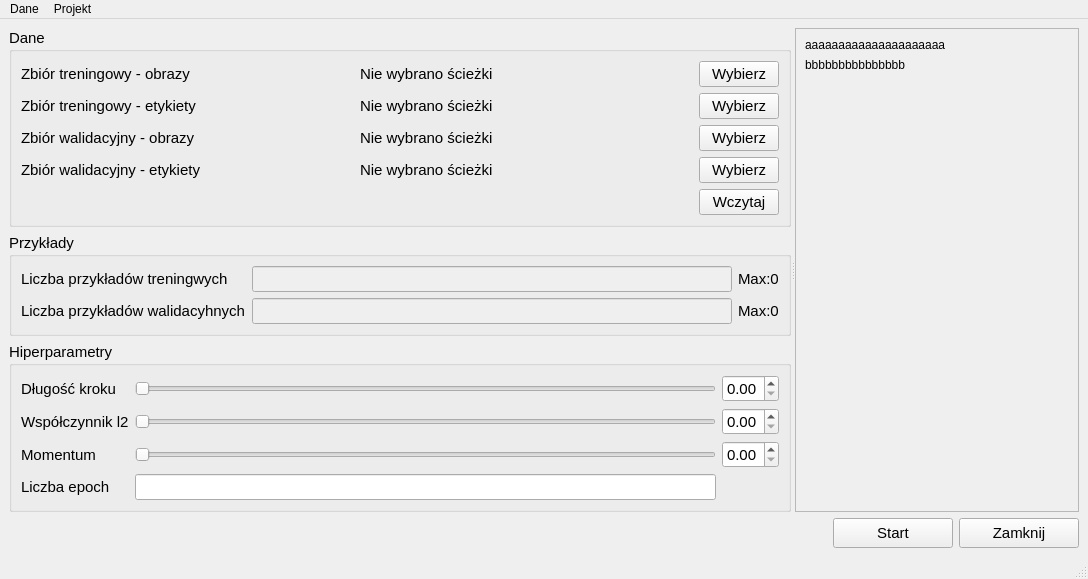
<?xml version="1.0" encoding="UTF-8"?>
<ui version="4.0">
 <class>MainWindow</class>
 <widget class="QMainWindow" name="MainWindow">
  <property name="geometry">
   <rect>
    <x>0</x>
    <y>0</y>
    <width>1088</width>
    <height>553</height>
   </rect>
  </property>
  <property name="windowTitle">
   <string>Linear Regression</string>
  </property>
  <widget class="QWidget" name="centralwidget">
   <layout class="QVBoxLayout" name="verticalLayout_2">
    <item>
     <widget class="QSplitter" name="splitter">
      <property name="enabled">
       <bool>true</bool>
      </property>
      <property name="sizePolicy">
       <sizepolicy hsizetype="Preferred" vsizetype="Preferred">
        <horstretch>0</horstretch>
        <verstretch>0</verstretch>
       </sizepolicy>
      </property>
      <property name="baseSize">
       <size>
        <width>0</width>
        <height>0</height>
       </size>
      </property>
      <property name="layoutDirection">
       <enum>Qt::LeftToRight</enum>
      </property>
      <property name="orientation">
       <enum>Qt::Horizontal</enum>
      </property>
      <property name="childrenCollapsible">
       <bool>true</bool>
      </property>
      <widget class="QWidget" name="layoutWidget">
       <layout class="QVBoxLayout" name="verticalLayout">
        <item>
         <widget class="QGroupBox" name="groupBox">
          <property name="sizePolicy">
           <sizepolicy hsizetype="Minimum" vsizetype="Preferred">
            <horstretch>0</horstretch>
            <verstretch>0</verstretch>
           </sizepolicy>
          </property>
          <property name="font">
           <font>
            <pointsize>11</pointsize>
           </font>
          </property>
          <property name="title">
           <string>Dane</string>
          </property>
          <layout class="QGridLayout" name="gridLayout_2">
           <item row="2" column="2">
            <widget class="QPushButton" name="trainingLabelsButton">
             <property name="sizePolicy">
              <sizepolicy hsizetype="Fixed" vsizetype="Fixed">
               <horstretch>0</horstretch>
               <verstretch>0</verstretch>
              </sizepolicy>
             </property>
             <property name="text">
              <string>Wybierz</string>
             </property>
            </widget>
           </item>
           <item row="2" column="1">
            <widget class="QLabel" name="trainingLabelsPath">
             <property name="text">
              <string>Nie wybrano ścieżki</string>
             </property>
            </widget>
           </item>
           <item row="4" column="1">
            <widget class="QLabel" name="validationLabelPath">
             <property name="text">
              <string>Nie wybrano ścieżki</string>
             </property>
            </widget>
           </item>
           <item row="3" column="0">
            <widget class="QLabel" name="label_2">
             <property name="text">
              <string>Zbiór walidacyjny - obrazy</string>
             </property>
            </widget>
           </item>
           <item row="1" column="2">
            <widget class="QPushButton" name="trainingImageButton">
             <property name="sizePolicy">
              <sizepolicy hsizetype="Fixed" vsizetype="Fixed">
               <horstretch>0</horstretch>
               <verstretch>0</verstretch>
              </sizepolicy>
             </property>
             <property name="text">
              <string>Wybierz</string>
             </property>
            </widget>
           </item>
           <item row="1" column="1">
            <widget class="QLabel" name="trainingImagePath">
             <property name="text">
              <string>Nie wybrano ścieżki</string>
             </property>
            </widget>
           </item>
           <item row="3" column="1">
            <widget class="QLabel" name="validationImagePath">
             <property name="text">
              <string>Nie wybrano ścieżki</string>
             </property>
            </widget>
           </item>
           <item row="3" column="2">
            <widget class="QPushButton" name="validationImageButton">
             <property name="sizePolicy">
              <sizepolicy hsizetype="Fixed" vsizetype="Fixed">
               <horstretch>0</horstretch>
               <verstretch>0</verstretch>
              </sizepolicy>
             </property>
             <property name="text">
              <string>Wybierz</string>
             </property>
            </widget>
           </item>
           <item row="4" column="0">
            <widget class="QLabel" name="label_12">
             <property name="text">
              <string>Zbiór walidacyjny - etykiety</string>
             </property>
            </widget>
           </item>
           <item row="4" column="2">
            <widget class="QPushButton" name="validationLabelButton">
             <property name="enabled">
              <bool>true</bool>
             </property>
             <property name="sizePolicy">
              <sizepolicy hsizetype="Fixed" vsizetype="Fixed">
               <horstretch>0</horstretch>
               <verstretch>0</verstretch>
              </sizepolicy>
             </property>
             <property name="sizeIncrement">
              <size>
               <width>0</width>
               <height>0</height>
              </size>
             </property>
             <property name="baseSize">
              <size>
               <width>0</width>
               <height>0</height>
              </size>
             </property>
             <property name="text">
              <string>Wybierz</string>
             </property>
             <property name="iconSize">
              <size>
               <width>16</width>
               <height>16</height>
              </size>
             </property>
            </widget>
           </item>
           <item row="1" column="0">
            <widget class="QLabel" name="label">
             <property name="text">
              <string>Zbiór treningowy - obrazy</string>
             </property>
            </widget>
           </item>
           <item row="2" column="0">
            <widget class="QLabel" name="label_11">
             <property name="text">
              <string>Zbiór treningowy - etykiety</string>
             </property>
            </widget>
           </item>
           <item row="5" column="2">
            <widget class="QPushButton" name="loadFilesButton">
             <property name="text">
              <string>Wczytaj</string>
             </property>
            </widget>
           </item>
          </layout>
         </widget>
        </item>
        <item>
         <widget class="QGroupBox" name="groupBox_3">
          <property name="font">
           <font>
            <pointsize>11</pointsize>
           </font>
          </property>
          <property name="title">
           <string>Przykłady</string>
          </property>
          <layout class="QGridLayout" name="gridLayout">
           <item row="0" column="0">
            <widget class="QLabel" name="label_3">
             <property name="text">
              <string>Liczba przykładów treningwych</string>
             </property>
            </widget>
           </item>
           <item row="1" column="0">
            <widget class="QLabel" name="label_4">
             <property name="text">
              <string>Liczba przykładów walidacyhnych</string>
             </property>
            </widget>
           </item>
           <item row="1" column="1">
            <widget class="QLineEdit" name="validationExampleNum">
             <property name="enabled">
              <bool>false</bool>
             </property>
            </widget>
           </item>
           <item row="0" column="1">
            <widget class="QLineEdit" name="trainingExampleNum">
             <property name="enabled">
              <bool>false</bool>
             </property>
            </widget>
           </item>
           <item row="0" column="2">
            <widget class="QLabel" name="maxTraining">
             <property name="text">
              <string>Max:0</string>
             </property>
            </widget>
           </item>
           <item row="1" column="2">
            <widget class="QLabel" name="maxValidation">
             <property name="text">
              <string>Max:0</string>
             </property>
            </widget>
           </item>
          </layout>
         </widget>
        </item>
        <item>
         <widget class="QGroupBox" name="groupBox_2">
          <property name="sizePolicy">
           <sizepolicy hsizetype="Minimum" vsizetype="Preferred">
            <horstretch>0</horstretch>
            <verstretch>0</verstretch>
           </sizepolicy>
          </property>
          <property name="font">
           <font>
            <pointsize>11</pointsize>
           </font>
          </property>
          <property name="title">
           <string>Hiperparametry</string>
          </property>
          <layout class="QGridLayout" name="gridLayout_3">
           <item row="0" column="0">
            <widget class="QLabel" name="label_7">
             <property name="text">
              <string>Długość kroku</string>
             </property>
            </widget>
           </item>
           <item row="3" column="0">
            <widget class="QLabel" name="label_9">
             <property name="text">
              <string>Liczba epoch</string>
             </property>
            </widget>
           </item>
           <item row="1" column="0">
            <widget class="QLabel" name="label_8">
             <property name="text">
              <string>Współczynnik l2</string>
             </property>
            </widget>
           </item>
           <item row="4" column="0">
            <spacer name="verticalSpacer_2">
             <property name="orientation">
              <enum>Qt::Vertical</enum>
             </property>
             <property name="sizeHint" stdset="0">
              <size>
               <width>20</width>
               <height>40</height>
              </size>
             </property>
            </spacer>
           </item>
           <item row="2" column="0">
            <widget class="QLabel" name="label_10">
             <property name="text">
              <string>Momentum</string>
             </property>
            </widget>
           </item>
           <item row="3" column="1">
            <widget class="QLineEdit" name="epochNumber"/>
           </item>
           <item row="2" column="1">
            <widget class="QSlider" name="momentumSlider">
             <property name="maximum">
              <number>100</number>
             </property>
             <property name="orientation">
              <enum>Qt::Horizontal</enum>
             </property>
            </widget>
           </item>
           <item row="1" column="1">
            <widget class="QSlider" name="l2Slider">
             <property name="maximum">
              <number>100</number>
             </property>
             <property name="orientation">
              <enum>Qt::Horizontal</enum>
             </property>
            </widget>
           </item>
           <item row="2" column="3">
            <widget class="QDoubleSpinBox" name="momentum">
             <property name="maximum">
              <double>1.000000000000000</double>
             </property>
             <property name="singleStep">
              <double>0.010000000000000</double>
             </property>
            </widget>
           </item>
           <item row="1" column="3">
            <widget class="QDoubleSpinBox" name="l2">
             <property name="maximum">
              <double>1.000000000000000</double>
             </property>
             <property name="singleStep">
              <double>0.010000000000000</double>
             </property>
            </widget>
           </item>
           <item row="0" column="1">
            <widget class="QSlider" name="stepSizeSlider">
             <property name="maximum">
              <number>100</number>
             </property>
             <property name="orientation">
              <enum>Qt::Horizontal</enum>
             </property>
            </widget>
           </item>
           <item row="0" column="3">
            <widget class="QDoubleSpinBox" name="stepSize">
             <property name="maximum">
              <double>1.000000000000000</double>
             </property>
             <property name="singleStep">
              <double>0.010000000000000</double>
             </property>
            </widget>
           </item>
          </layout>
         </widget>
        </item>
       </layout>
      </widget>
      <widget class="QScrollArea" name="scrollArea">
       <property name="sizePolicy">
        <sizepolicy hsizetype="Minimum" vsizetype="Expanding">
         <horstretch>0</horstretch>
         <verstretch>0</verstretch>
        </sizepolicy>
       </property>
       <property name="minimumSize">
        <size>
         <width>0</width>
         <height>0</height>
        </size>
       </property>
       <property name="sizeIncrement">
        <size>
         <width>0</width>
         <height>0</height>
        </size>
       </property>
       <property name="baseSize">
        <size>
         <width>0</width>
         <height>0</height>
        </size>
       </property>
       <property name="lineWidth">
        <number>1</number>
       </property>
       <property name="widgetResizable">
        <bool>true</bool>
       </property>
       <property name="alignment">
        <set>Qt::AlignLeading|Qt::AlignLeft|Qt::AlignVCenter</set>
       </property>
       <widget class="QWidget" name="scrollAreaWidgetContents">
        <property name="geometry">
         <rect>
          <x>0</x>
          <y>0</y>
          <width>260</width>
          <height>454</height>
         </rect>
        </property>
        <layout class="QVBoxLayout" name="verticalLayout_3">
         <item>
          <widget class="QLabel" name="testowy_label1">
           <property name="text">
            <string>aaaaaaaaaaaaaaaaaaaaa</string>
           </property>
          </widget>
         </item>
         <item>
          <widget class="QLabel" name="testowy_label2">
           <property name="text">
            <string>bbbbbbbbbbbbbbb</string>
           </property>
          </widget>
         </item>
         <item>
          <spacer name="verticalSpacer">
           <property name="orientation">
            <enum>Qt::Vertical</enum>
           </property>
           <property name="sizeHint" stdset="0">
            <size>
             <width>20</width>
             <height>40</height>
            </size>
           </property>
          </spacer>
         </item>
        </layout>
       </widget>
      </widget>
     </widget>
    </item>
    <item>
     <layout class="QHBoxLayout" name="horizontalLayout">
      <item>
       <spacer name="horizontalSpacer">
        <property name="orientation">
         <enum>Qt::Horizontal</enum>
        </property>
        <property name="sizeHint" stdset="0">
         <size>
          <width>40</width>
          <height>20</height>
         </size>
        </property>
       </spacer>
      </item>
      <item>
       <widget class="QPushButton" name="startButton">
        <property name="sizePolicy">
         <sizepolicy hsizetype="Fixed" vsizetype="Fixed">
          <horstretch>0</horstretch>
          <verstretch>0</verstretch>
         </sizepolicy>
        </property>
        <property name="minimumSize">
         <size>
          <width>120</width>
          <height>30</height>
         </size>
        </property>
        <property name="baseSize">
         <size>
          <width>13</width>
          <height>14</height>
         </size>
        </property>
        <property name="font">
         <font>
          <pointsize>11</pointsize>
         </font>
        </property>
        <property name="text">
         <string>Start</string>
        </property>
       </widget>
      </item>
      <item>
       <widget class="QPushButton" name="closeButton">
        <property name="sizePolicy">
         <sizepolicy hsizetype="Fixed" vsizetype="Fixed">
          <horstretch>0</horstretch>
          <verstretch>0</verstretch>
         </sizepolicy>
        </property>
        <property name="minimumSize">
         <size>
          <width>120</width>
          <height>30</height>
         </size>
        </property>
        <property name="baseSize">
         <size>
          <width>13</width>
          <height>14</height>
         </size>
        </property>
        <property name="font">
         <font>
          <pointsize>11</pointsize>
         </font>
        </property>
        <property name="text">
         <string>Zamknij</string>
        </property>
       </widget>
      </item>
     </layout>
    </item>
   </layout>
  </widget>
  <widget class="QMenuBar" name="menubar">
   <property name="geometry">
    <rect>
     <x>0</x>
     <y>0</y>
     <width>1088</width>
     <height>21</height>
    </rect>
   </property>
   <widget class="QMenu" name="menuDane">
    <property name="title">
     <string>Dane</string>
    </property>
    <widget class="QMenu" name="menuKonfiguracja">
     <property name="title">
      <string>Konfiguracja</string>
     </property>
     <addaction name="actionZapisz"/>
     <addaction name="actionWczytaj"/>
    </widget>
    <addaction name="menuKonfiguracja"/>
   </widget>
   <widget class="QMenu" name="menuProjekt">
    <property name="title">
     <string>Projekt</string>
    </property>
    <addaction name="actionO_projekcie"/>
   </widget>
   <addaction name="menuDane"/>
   <addaction name="menuProjekt"/>
  </widget>
  <widget class="QStatusBar" name="statusbar"/>
  <action name="actionZapisz">
   <property name="text">
    <string>Zapisz</string>
   </property>
   <property name="shortcut">
    <string>Ctrl+S</string>
   </property>
  </action>
  <action name="actionWczytaj">
   <property name="text">
    <string>Wczytaj</string>
   </property>
   <property name="shortcut">
    <string>Ctrl+O</string>
   </property>
  </action>
  <action name="actionO_projekcie">
   <property name="text">
    <string>O projekcie</string>
   </property>
  </action>
 </widget>
 <resources/>
 <connections/>
</ui>
